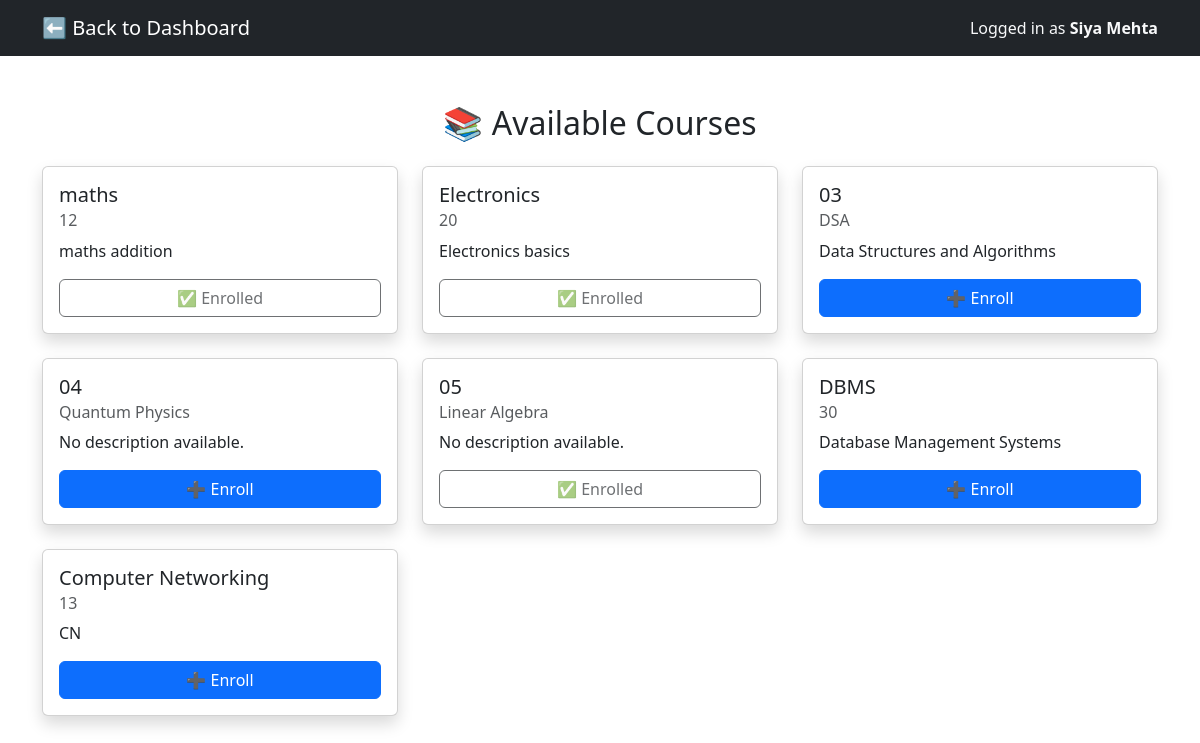
The page /courses (signed in) on the database its author committed.
### models.py (models this page shows, shortened)
class User(db.Model):
    __tablename__ = 'users'
    id = db.Column(db.Integer, primary_key=True)
    name = db.Column(db.String(100))
    email = db.Column(db.String(120), unique=True, nullable=False)
    password = db.Column(db.String(200))
    branch = db.Column(db.String(100))
    year = db.Column(db.String(10))
    image = db.Column(db.String(200), default='default.png')
    courses = db.relationship('Course', secondary=enrollments, backref='students')

class Course(db.Model):
    id = db.Column(db.Integer, primary_key=True)
    code = db.Column(db.String(10), unique=True, nullable=False)
    name = db.Column(db.String(100), nullable=False)
    description = db.Column(db.Text)

### app.py (the view)
@app.route('/courses')
def all_courses():
    if 'user_id' not in session:
        flash("Please log in to view courses.", "warning")
        return redirect('/login')
    user = User.query.get(session['user_id'])
    courses = Course.query.all()
    enrolled_ids = [course.id for course in user.courses]
    return render_template('courses.html', user=user, courses=courses, enrolled_ids=enrolled_ids)

### templates/courses.html (shortened to what this page needs)
<!DOCTYPE html>
<html lang="en">
<head>
  <link href="https://cdn.jsdelivr.net/npm/bootstrap@5.3.2/dist/css/bootstrap.min.css" rel="stylesheet">
</head>
<body>
  <nav class="navbar navbar-dark bg-dark">
    <div class="container">
      <a class="navbar-brand" href="{{ url_for('dashboard') }}">⬅ Back to Dashboard</a>
      <span class="navbar-text text-light">
        Logged in as <strong>{{ user.name }}</strong>
      </span>
    </div>
  </nav>
  <div class="container mt-5">
    <h2 class="text-center mb-4">📚 Available Courses</h2>
    {% if courses %}
      <div class="row">
        {% for course in courses %}
          <div class="col-md-4 mb-4">
            <div class="card h-100 shadow">
              <div class="card-body">
                <h5 class="card-title">{{ course.name }}</h5>
                <h6 class="card-subtitle mb-2 text-muted">{{ course.code }}</h6>
                <p class="card-text">{{ course.description or "No description available." }}</p>
                {% if course.id in enrolled_ids %}
                  <button class="btn enrolled-btn w-100" disabled>✅ Enrolled</button>
                {% else %}
                  <a href="{{ url_for('enroll', course_id=course.id) }}" class="btn btn-primary w-100">➕ Enroll</a>
                {% endif %}
              </div>
            </div>
          </div>
        {% endfor %}
      </div>
    {% else %}
      <p class="text-center text-muted">No courses available at the moment.</p>
    {% endif %}
  </div>
</body>
</html>

### templates/courses.html (style rules this page uses)
.enrolled-btn { background-color: gray; color: white; cursor: not-allowed; }

### rows shown on the page
User: name "Siya Mehta"
Course: name "maths", code "12", description "maths addition", shows "✅ Enrolled"
Course: name "Electronics", code "20", description "Electronics basics", shows "✅ Enrolled"
Course: name "03", code "DSA", description "Data Structures and Algorithms"
Course: name "04", code "Quantum Physics", description "No description available."
Course: name "05", code "Linear Algebra", description "No description available.", shows "✅ Enrolled"
Course: name "DBMS", code "30", description "Database Management Systems"
Course: name "Computer Networking", code "13", description "CN"
